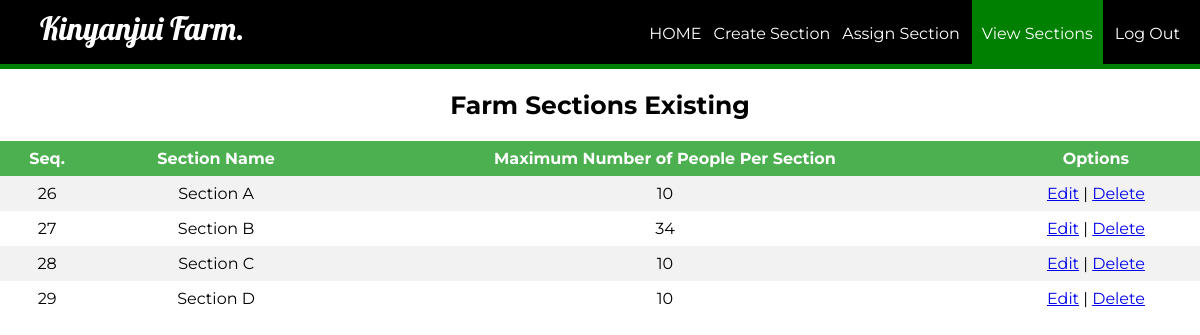
The page /manager/managerViewFarmSections.php on the database as committed earlier.
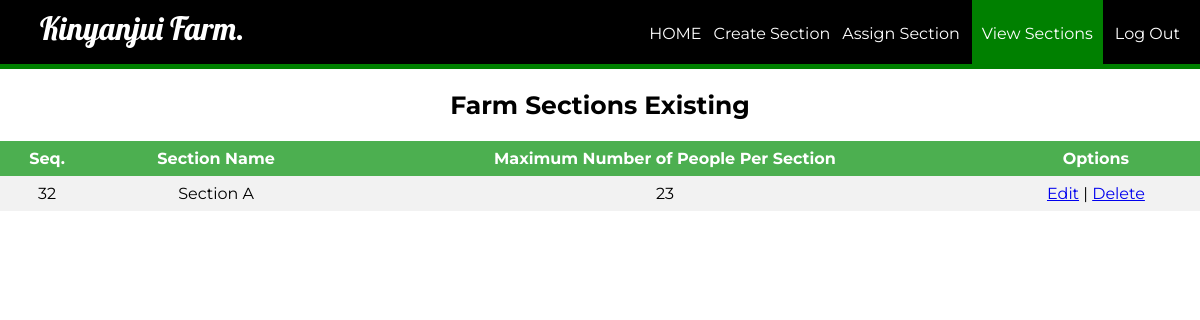
The same page on the database as committed later.
### tables this page shows
CREATE TABLE `farm_section` (
  `id` int(10) NOT NULL,
  `section_name` varchar(225) NOT NULL,
  `max_people` varchar(225) NOT NULL
);

### manager/managerViewFarmSections.php (the view, shortened to what this page needs)
<?php
	require_once ('../process/dbh.php');
	$id = (isset($_GET['id']) ? $_GET['id'] : '');
	$sql = "SELECT * FROM farm_section";
$result = mysqli_query($conn, $sql);
?>
<html>
<head>
	<link rel="stylesheet" type="text/css" href="../stylescss/manager_login_style.css">
</head>
<body>
	<header>
		<nav>
			<h1>Kinyanjui Farm.</h1>
			<ul id="navli">
			    <li><a class="homeblack" href="managerHome.php?id=<?php echo $id?>"">HOME</a></li>
                <li><a class="homeblack" href="managerFarmSection.php?id=<?php echo $id?>"">Create Section</a></li>
                <li><a class="homeblack" href="managerTaskStatus.php?id=<?php echo $id?>"">Assign Section</a></li>
                <li><a class="homered" href="managerViewFarmSections.php?id=<?php echo $id?>"">View Sections</a></li>
				<li><a class="homeblack" href="managerlogin.html">Log Out</a></li>
			</ul>
		</nav>
	</header>
	<div class="divider"></div>
	<div id="divimg">
	<div>
		    	<h2 style="font-family: 'Montserrat', sans-serif; font-size: 25px; text-align: center;">Farm Sections Existing </h2>
    	<table>
			<tr bgcolor="#000">
				<th align = "center">Seq.</th>
				<th align = "center">Section Name</th>
				<th align = "center">Maximum Number of People Per Section</th>
				<th align = "center">Options</th>
			</tr>
			<?php
				while ($section = mysqli_fetch_assoc($result)) {
					echo "<tr>";
					echo "<td>".$section['id']."</td>";
					echo "<td>".$section['section_name']."</td>";
					echo "<td>".$section['max_people']."</td>";
                    echo "<td><a href=\"editViewSections.php?id=$section[id]\">Edit</a> | <a href=\"deleteViewSections.php?id=$section[id]\" onClick=\"return confirm('Are you sure you want to delete this section?')\">Delete</a></td>";
				}
			?>
		</table>
<br>
<br>
<br>
<br>
<br>
	</div>
	</div>
</body>
</html>

### stylescss/manager_login_style.css (style rules this page uses)
body { margin: 0px; }
header { background: black; color: white; padding: 8px 20px 6px 40px; height: 50px; }
header h1 { display: inline; font-family: "Lobster", cursive; font-weight: 400; font-size: 32px; float: left; margin-top: 0px; margin-right: 10px; }
nav ul { display: inline; padding: 0px; float: right; }
nav ul li { display: inline-block; list-style-type: none; color: white; float: left; margin-left: 12px; }
nav ul li a { color: white; text-decoration: none; }
#navli { font-family: "Montserrat", sans-serif; }
.homered { background-color: green; padding: 30px 10px 22px 10px; }
.divider { background-color: green; height: 5px; }
table { margin: 0px; border-collapse: collapse; width: 100%; font-family: "Montserrat", sans-serif; }
th, td { text-align: center; padding: 8px; }
tr:nth-child(even) { background-color: #f2f2f2; }
th { background-color: #4caf50; color: white; }

Rows that differ between the two databases and show on the page:
removed farm_section: id "26", section_name "Section A", max_people "10"
removed farm_section: id "27", section_name "Section B", max_people "34"
removed farm_section: id "28", section_name "Section C", max_people "10"
removed farm_section: id "29", section_name "Section D", max_people "10"
added farm_section: id "32", section_name "Section A", max_people "23"
